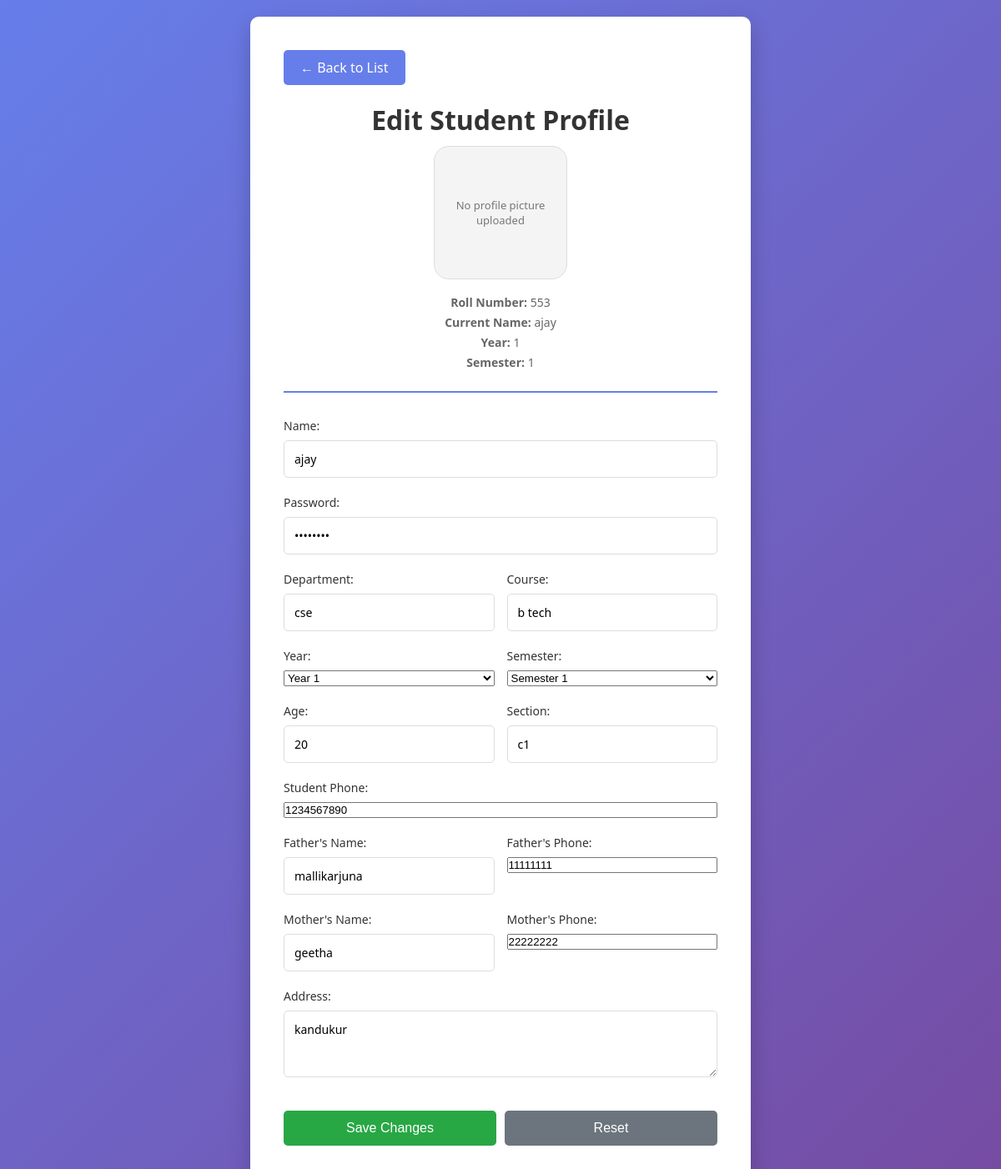
The app's page /edit_student/553 (signed in) with its own data.
### tables this page shows
CREATE TABLE students (

        id INTEGER PRIMARY KEY AUTOINCREMENT,

        roll_number TEXT UNIQUE,
        name TEXT,
        password TEXT,
        department TEXT,
        course_name TEXT,
        age INTEGER,
        section TEXT,
        father_name TEXT,
        father_phone TEXT,
        mother_name TEXT,
        mother_phone TEXT,
        phone TEXT,
        year INTEGER DEFAULT 1,
        semester INTEGER DEFAULT 1,
        address TEXT,
        photo_filename TEXT

    );

### app.py (the view)
@app.route("/edit_student/<roll_number>")
def edit_student(roll_number):
    if not session.get("admin"):
        return redirect("/admin")
    conn = sqlite3.connect("student.db")
    conn.row_factory = sqlite3.Row
    cursor = conn.cursor()
    cursor.execute("""
        SELECT * FROM students
        WHERE roll_number=?
    """, (roll_number,))
    student = cursor.fetchone()
    conn.close()
    if not student:
        return "❌ Student Not Found"
    return render_template(
        "admin/edit_student.html",
        student=dict(student)
    )

### templates/admin/edit_student.html (shortened to what this page needs)
<!DOCTYPE html>
<html lang="en">
<head>
</head>
<body>
    <div class="container">
        <a href="/modify_student" class="back-link">← Back to List</a>
        <h1>Edit Student Profile</h1>
        <div class="student-info">
            {% if student['photo_filename'] %}
            <div class="student-photo">
                <img src="{{ url_for('static', filename='uploads/students/' ~ student['photo_filename']) }}" alt="{{ student['name'] }}">
            </div>
            {% else %}
            <div class="student-photo">
                <div class="placeholder">No profile picture uploaded</div>
            </div>
            {% endif %}
            <p><strong>Roll Number:</strong> {{ student['roll_number'] }}</p>
            <p><strong>Current Name:</strong> {{ student['name'] }}</p>
            <p><strong>Year:</strong> {{ student['year'] }}</p>
            <p><strong>Semester:</strong> {{ student['semester'] }}</p>
        </div>
        <form action="/update_student" method="POST" onsubmit="return confirm('Are you sure you want to update this student profile?');">
            <div class="form-group">
                <label for="name">Name:</label>
                <input type="text" id="name" name="name" placeholder="Student Name" value="{{ student['name'] }}" required>
            </div>
            <div class="form-group">
                <label for="password">Password:</label>
                <input type="password" id="password" name="password" placeholder="Password" value="{{ student['password'] }}" required>
            </div>
            <div class="row">
                <div class="form-group">
                    <label for="department">Department:</label>
                    <input type="text" id="department" name="department" placeholder="Department" value="{{ student['department'] }}" required>
                </div>
                <div class="form-group">
                    <label for="course">Course:</label>
                    <input type="text" id="course" name="course" placeholder="Course Name" value="{{ student['course_name'] }}" required>
                </div>
            </div>
            <div class="row">
                <div class="form-group">
                    <label for="year">Year:</label>
                    <select id="year" name="year" required>
                        <option value="1" {% if student['year'] == 1 %}selected{% endif %}>Year 1</option>
                    </select>
                </div>
                <div class="form-group">
                    <label for="semester">Semester:</label>
                    <select id="semester" name="semester" required>
                        <option value="1" {% if student['semester'] == 1 %}selected{% endif %}>Semester 1</option>
                    </select>
                </div>
            </div>
            <div class="row">
                <div class="form-group">
                    <label for="age">Age:</label>
                    <input type="number" id="age" name="age" placeholder="Age" value="{{ student['age'] }}" required>
                </div>
                <div class="form-group">
                    <label for="section">Section:</label>
                    <input type="text" id="section" name="section" placeholder="Section" value="{{ student['section'] }}">
                </div>
            </div>
            <div class="form-group">
                <label for="phone">Student Phone:</label>
                <input type="tel" id="phone" name="phone" placeholder="Student Phone Number" value="{{ student['phone'] }}">
            </div>
            <div class="row">
                <div class="form-group">
                    <label for="father">Father's Name:</label>
                    <input type="text" id="father" name="father" placeholder="Father's Name" value="{{ student['father_name'] }}" required>
                </div>
                <div class="form-group">
                    <label for="father_phone">Father's Phone:</label>
                    <input type="tel" id="father_phone" name="father_phone" placeholder="Father's Phone Number" value="{{ student['father_phone'] }}">
                </div>
            </div>
            <div class="row">
                <div class="form-group">
                    <label for="mother">Mother's Name:</label>
                    <input type="text" id="mother" name="mother" placeholder="Mother's Name" value="{{ student['mother_name'] }}" required>
                </div>
                <div class="form-group">
                    <label for="mother_phone">Mother's Phone:</label>
                    <input type="tel" id="mother_phone" name="mother_phone" placeholder="Mother's Phone Number" value="{{ student['mother_phone'] }}">
                </div>
            </div>
            <div class="form-group">
                <label for="address">Address:</label>
                <textarea id="address" name="address" placeholder="Student Address" required>{{ student['address'] }}</textarea>
            </div>
            <div class="button-group">
                <button type="submit">Save Changes</button>
                <button type="reset">Reset</button>
            </div>
        </form>
    </div>
</body>
</html>

### templates/admin/edit_student.html (style rules this page uses)
* { margin: 0; padding: 0; box-sizing: border-box; }
body { font-family: 'Segoe UI', Tahoma, Geneva, Verdana, sans-serif; background: linear-gradient(135deg, #667eea 0%, #764ba2 100%); min-height: 100vh; padding: 20px; }
.container { max-width: 600px; margin: 0 auto; background: white; padding: 40px; border-radius: 10px; box-shadow: 0 10px 25px rgba(0, 0, 0, 0.2); }
.back-link { display: inline-block; margin-bottom: 20px; padding: 10px 20px; background: #667eea; color: white; text-decoration: none; border-radius: 5px; transition: background 0.3s; }
h1 { color: #333; margin-bottom: 10px; text-align: center; }
.student-info { text-align: center; margin-bottom: 30px; padding-bottom: 20px; border-bottom: 2px solid #667eea; }
.student-info p { color: #666; font-size: 14px; margin: 5px 0; }
.student-photo { width: 160px; height: 160px; margin: 0 auto 18px; border-radius: 18px; overflow: hidden; background: #f4f4f4; border: 1px solid #ddd; display: grid; place-items: center; }
.student-photo .placeholder { color: #777; font-size: 13px; padding: 10px; }
form { display: flex; flex-direction: column; }
.form-group { margin-bottom: 20px; display: flex; flex-direction: column; }
label { margin-bottom: 8px; color: #333; font-weight: 500; font-size: 14px; }
input[type="text"], input[type="number"], input[type="password"], input[type="email"], textarea { padding: 12px; border: 1px solid #ddd; border-radius: 5px; font-size: 14px; font-family: inherit; transition: border-color 0.3s; }
textarea { resize: vertical; min-height: 80px; }
.button-group { display: flex; gap: 10px; margin-top: 20px; }
button[type="submit"], button[type="reset"] { padding: 12px 24px; border: none; border-radius: 5px; font-size: 16px; cursor: pointer; transition: background 0.3s; flex: 1; }
button[type="submit"] { background: #28a745; color: white; }
button[type="reset"] { background: #6c757d; color: white; }
.row { display: grid; grid-template-columns: 1fr 1fr; gap: 15px; }

### records on screen
students: roll_number "553", name "ajay", year "1", semester "1", department "cse", course "b tech", year "Year 1", semester "Semester 1", age "20", section "c1", phone "1234567890", father "mallikarjuna", father_phone "11111111", mother "geetha", mother_phone "22222222", address "kandukur"
